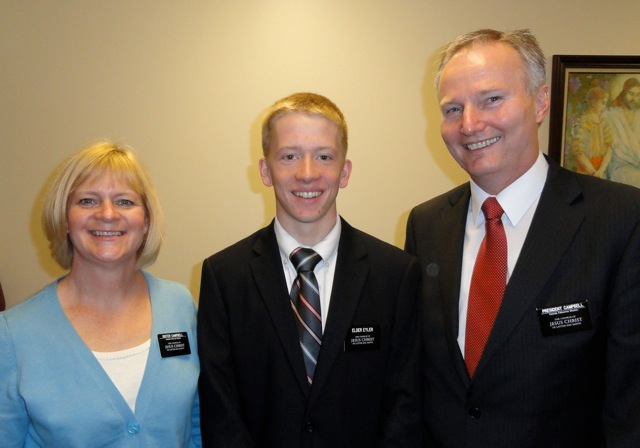
#> input picture photos/ElderEyler.jpeg, 640 x 448 px
$ python -i task1.py   (imports and definitions only)
#> lines starting #> are read from the running program, lines starting #| are printed output that depends on the picture; after the words box and inside, x2 and y2 are one past the last pixel; in counts of white or black regions, pixels touching at a corner belong together
#!/usr/bin/env python3

import cv2
import numpy as np

ratio = 1

orb = cv2.ORB_create()
Brute_Force_Matcher = cv2.BFMatcher.create(normType=cv2.NORM_HAMMING, crossCheck=True)

def return_cropped_image_keypoints_and_descriptors(img_path):
#> called with img_path = 'T1.jpg'
    image = cv2.imread(img_path)
    image_shape = np.shape(image)[1::-1]
#> image_shape = ()
    image_width = image_shape[0]
    image_height = image_shape[1]
    image_crop = image[int(image_height/4):int(image_height*5/7), :image_width]
    gray = cv2.cvtColor(image_crop, cv2.COLOR_BGR2GRAY)
    _, thresh = cv2.threshold(gray, 70, 255, cv2.THRESH_BINARY_INV)
    contours, _ = cv2.findContours(thresh, cv2.RETR_EXTERNAL, cv2.CHAIN_APPROX_SIMPLE)
    mask = cv2.cvtColor(thresh, cv2.COLOR_GRAY2BGR)
    image_mask = image_crop & mask

    image = cv2.resize(image, (int(image_shape[0]*ratio), int(image_shape[1]*ratio)))
    image_keyPoints, image_Descriptors = orb.detectAndCompute(image, None)

    return image_mask, image_keyPoints, image_Descriptors

spot = 1
# [1 line that did not run here, left out]

# [24 lines not run here, left out]

>>> result = return_cropped_image_keypoints_and_descriptors('../photos/ElderEyler.jpeg')
#> call 2 of return_cropped_image_keypoints_and_descriptors, with img_path = '../photos/ElderEyler.jpeg'
#> in return_cropped_image_keypoints_and_descriptors, image is the input picture: shape (448, 640, 3); mean B, G, R 88.9, 108.4, 122.4
#> in return_cropped_image_keypoints_and_descriptors (call 2), `image_crop = image[int(image_height/4):int(image_height*5/7), :image_w..`:
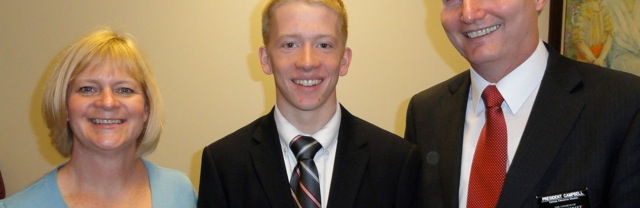
#> image_crop: shape (208, 640, 3); mean B, G, R 87.5, 111.1, 133
#> in return_cropped_image_keypoints_and_descriptors (call 2), `gray = cv2.cvtColor(image_crop, cv2.COLOR_BGR2GRAY)`:
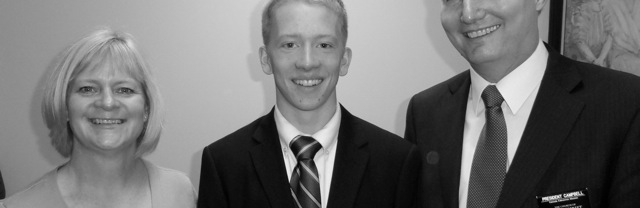
#> gray: shape (208, 640); min 0, max 241, mean 114.9
#> in return_cropped_image_keypoints_and_descriptors (call 2), `_, thresh = cv2.threshold(gray, 70, 255, cv2.THRESH_BINARY_INV)`:
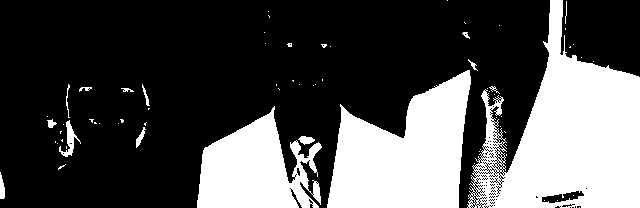
#> thresh: shape (208, 640); 30.9% white; 69 white regions (53 under 20 px)
#> in return_cropped_image_keypoints_and_descriptors (call 2), `contours, _ = cv2.findContours(thresh, cv2.RETR_EXTERNAL, cv2.CHAIN_AP..`: contours = 66 contours, 56 with area under 20; largest, box (x1, y1, x2, y2) and area: (467, 0, 640, 208) 19670, (327, 70, 471, 208) 12748, (197, 106, 322, 208) 7524, (59, 120, 81, 157) 196, (298, 136, 315, 145) 78
#> in return_cropped_image_keypoints_and_descriptors (call 2), `mask = cv2.cvtColor(thresh, cv2.COLOR_GRAY2BGR)`: mask: shape (208, 640, 3); 30.9% white; 69 white regions (53 under 20 px), largest, box (x1, y1, x2, y2) and area: (467, 0, 640, 208) 19282, (327, 70, 471, 208) 13018, (197, 106, 322, 208) 7818
#> in return_cropped_image_keypoints_and_descriptors (call 2), `image_mask = image_crop & mask`:
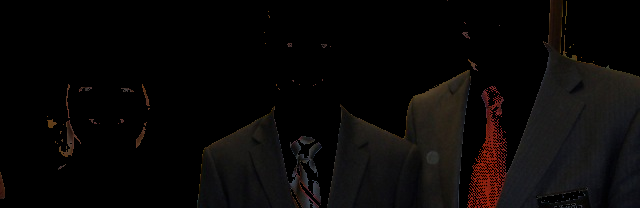
#> image_mask: shape (208, 640, 3); mean B, G, R 7, 7.5, 9.5
#> in return_cropped_image_keypoints_and_descriptors (call 2), `image_keyPoints, image_Descriptors = orb.detectAndCompute(image, None)`: image_keyPoints = 500 keypoints; strongest (x, y, size): (543, 310, 31), (354, 331, 31), (320, 259, 31), (320, 258, 37.2)
